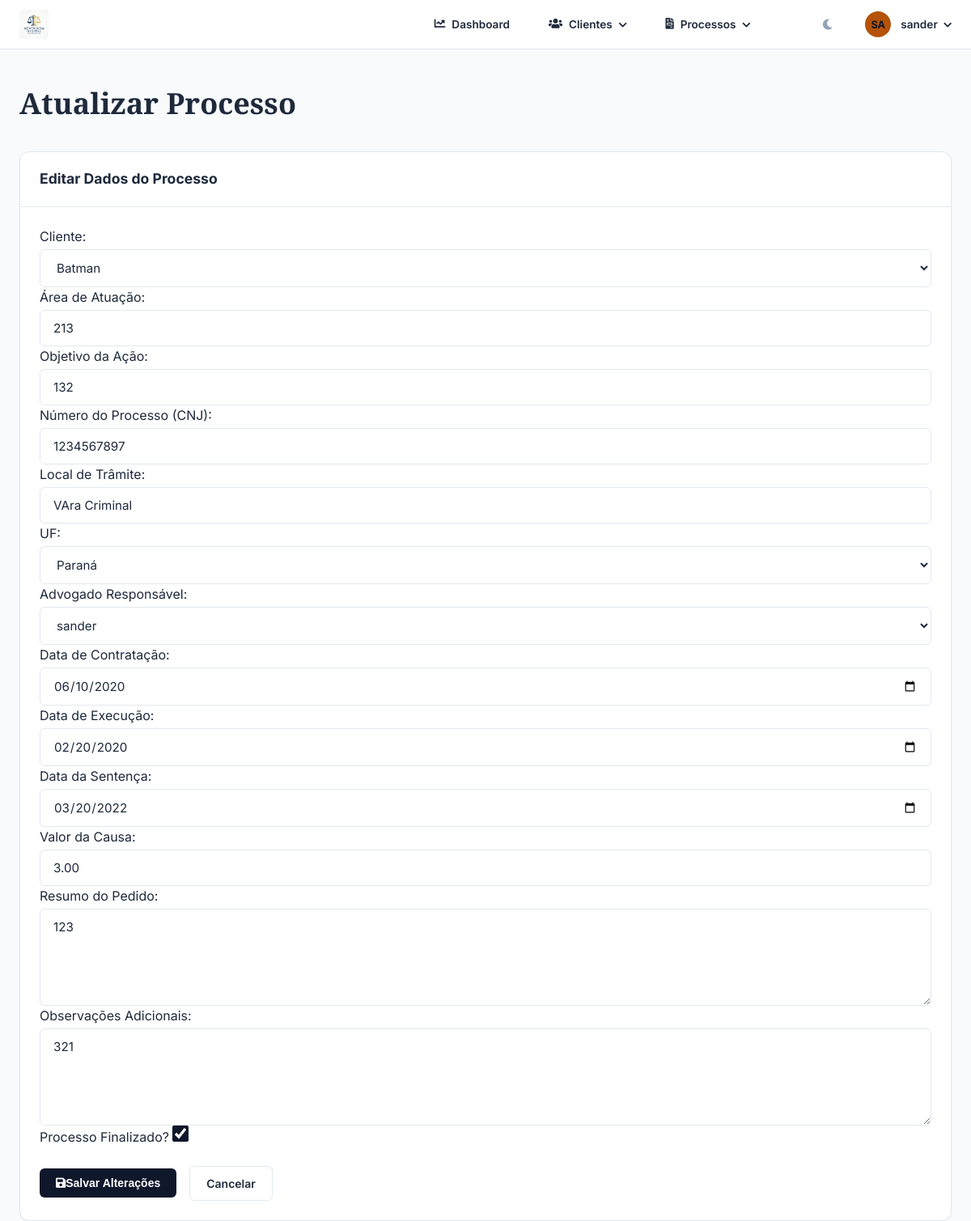
Page /processos/atualizar/1/ (signed in) on the committed database.
### processos/models.py (models this page shows, shortened)
class Processo(models.Model):
    UF = (
        ("AC", "Acre"), ("AL", "Alagoas"),
        ("AP", "Amapá"), ("AM", "Amazonas"),
        ("BA", "Bahia"), ("CE", "Ceará"),
        ("DF", "Distrito Federal"), ("ES", "Espírito Santo"),
        ("GO", "Goiás"), ("MA", "Maranhão"),
        ("MT", "Mato Grosso"), ("MS", "Mato Grosso do Sul"),
        ("MG", "Minas Gerais"), ("PA", "Pará"),
        ("PB", "Paraíba"), ("PR", "Paraná"),
        ("PE", "Pernanbuco"), ("PI", "Piauí"),
        ("RJ", "Rio de Janeiro"), ("RN", "Rio Grande do Norte"),
        ("RS", "Rio Grande do Sul"), ("RO", "Rondônia"),
        ("RR", "Roraima"), ("SC", "Santa Catarina"),
        ("SP", "São Paulo"), ("SE", "Sergipe"), ("TO", "Tocantins"),
    )
    cliente = models.ForeignKey(
        Cliente, verbose_name="Cliente", on_delete=models.CASCADE)
    area_atuacao = models.CharField(
        verbose_name="Area de Atuação", max_length=50)
    obj_acao = models.CharField(verbose_name="Objetivo da Ação", max_length=50)
    cnj = models.CharField(verbose_name="Nro do Processo(CNJ)", max_length=20)
    local_tramite = models.CharField(verbose_name='Tramite', max_length=15)
    tramite_uf = models.CharField(verbose_name="UF", max_length=2, choices=UF)
    advogado = models.ForeignKey(
        User, verbose_name="Advogado Responsavel", on_delete=models.DO_NOTHING)
    dt_contratacao = models.DateField(verbose_name="Data da Contratação")
    dt_execucao = models.DateField(verbose_name="Data de Execução")
    dt_sentenca = models.DateField(verbose_name="Data da Sentença")
    vlr_causa = models.DecimalField(
        verbose_name="Valor da Causa", max_digits=5, decimal_places=2)
    pedido = models.CharField(verbose_name="Pedido", max_length=50)
    obs = models.TextField(verbose_name="Obs")
    finalizado = models.BooleanField(default=False, verbose_name="Processo Finalizado")

### processos/views.py (the view)
# urls.py: path("atualizar/<int:processo_id>/", views.atualizarProcesso, name="atualizar_processo"),
@login_required
def atualizarProcesso(request, processo_id):
    processo = get_object_or_404(Processo, id=processo_id)
    if request.method == "POST":
        form = ProcessoForm(request.POST, instance=processo)
        if form.is_valid():
            form.save()
            return redirect("processos:detalhe_processo", processo_id=processo.id)
    else:
        form = ProcessoForm(instance=processo)
    return render(
        request, "processos/atualizar_processo.html", {"form": form, "processo": processo}
    )

### clientes/models.py (called while the page is built)
    def __str__(self):
        return self.nome_cliente

### processos/templates/processos/atualizar_processo.html (shortened to what this page needs)
{% extends 'clientes/base.html' %}
{% block titulo %}Atualizar Processo{% endblock titulo %}
{% block conteudo %}
<div class="adv-card">
    <div class="card-header">
        <h5>Editar Dados do Processo</h5>
    </div>
    <div class="card-body">
        <form action="" method="post">
            <div class="adv-form-group">
                {{ form.as_p }}
            </div>
            <div class="mt-4" style="display: flex; gap: 1rem; align-items: center;">
                <button type="submit" class="adv-btn btn-primary">
                    <i class="fas fa-save mr-2"></i> Salvar Alterações
                </button>
                <a href="{% url 'processos:detalhe_processo' processo.id %}" class="adv-btn btn-outline">Cancelar</a>
            </div>
        </form>
    </div>
</div>
{% endblock conteudo %}

### clientes/templates/clientes/base.html (shortened to what this page needs)
<!DOCTYPE html>
{% load static %}
<html lang="pt_br">
<head>
    <link rel="stylesheet" href="https://use.fontawesome.com/releases/v5.8.2/css/all.css" />
    <link href="{% static 'css/advocacia.css' %}" rel="stylesheet" />
</head>
<body>
    <header class="adv-navbar">
        <div class="adv-container nav-content">
            <a class="nav-brand" href="{% url 'clientes:index'%}">
                <img src="{% static 'img/logo_light.png' %}" alt="logo" class="nav-logo logo-light">
            </a>
            <nav class="nav-links">
                {% if user.perfil.role != 'CLIENTE' %}
                <a class="nav-link" href="{% url 'clientes:index' %}">
                    <i class="fas fa-chart-line"></i> Dashboard
                </a>
                <div class="nav-dropdown">
                    <span class="nav-link">
                        <i class="fas fa-users"></i> Clientes <i class="fas fa-chevron-down ml-1" style="font-size: 0.7rem"></i>
                    </span>
                </div>
                <div class="nav-dropdown">
                    <span class="nav-link">
                        <i class="fas fa-file-invoice"></i> Processos <i class="fas fa-chevron-down ml-1" style="font-size: 0.7rem"></i>
                    </span>
                </div>
                {% else %}
                <a class="nav-link" href="{% url 'processos:listaprocessos' %}">
                    <i class="fas fa-folder-open"></i> Meus Processos
                </a>
                {% endif %}
                <div class="nav-user nav-dropdown">
                    <button id="theme-toggle" class="adv-btn btn-outline btn-sm" style="margin-right: 1rem; border: none; color: var(--accent);">
                        <i class="fas fa-moon"></i>
                    </button>
                    <div class="user-avatar">{{ user.username|slice:":2"|upper }}</div>
                    <span style="font-size: 0.85rem; font-weight: 600; color: var(--text-navbar);">{{ user.username }} <i class="fas fa-chevron-down" style="font-size: 0.7rem; margin-left: 0.25rem;"></i></span>
                </div>
            </nav>
        </div>
    </header>
    <main class="adv-container">
        <header class="page-header">
            <h1 class="page-title">{% block titulo %}Dashboard{% endblock titulo %}</h1>
        </header>
        <section class="main-content">
            {% block conteudo %} {% endblock conteudo %}
        </section>
    </main>
</body>
</html>

### sistema_advocacia/static/css/advocacia.css (style rules this page uses)
:root { --primary: #0f172a; --primary-light: #1e293b; --accent: #94a3b8; --gold: #b45309; --gold-light: #fef3c7; --success: #059669; --success-light: #d1fae5; --warning: #d97706; --warning-light: #fef3c7; --danger: #dc2626; --danger-light: #fee2e2; --text-main: #1e293b; --text-muted: #64748b; --bg-app: #f8fafc; --bg-card: #ffffff; --border-color: #e2e8f0; --radius-sm: 6px; --radius-md: 12px; --radius-lg: 16px; --shadow-sm: 0 1px 2px 0 rgb(0 0 0 / 0.05); --shadow-md: 0 4px 6px -1px rgb(0 0 0 / 0.1), 0 2px 4px -2px rgb(0 0 0 / 0.1); --shadow-lg: 0 10px 15px -3px rgb(0 0 0 / 0.1), 0 4px 6px -4px rgb(0 0 0 / 0.1); --bg-navbar: rgba(255, 255, 255, 0.95); --text-navbar: #1e293b; --bg-nav-hover: rgba(15, 23, 42, 0.05); --text-nav-active: #0f172a; --font-sans: 'Inter', system-ui, -apple-system, sans-serif; --font-serif: 'Playfair Display', serif; }
* { margin: 0; padding: 0; box-sizing: border-box; }
body { background-color: var(--bg-app); color: var(--text-main); font-family: var(--font-sans); line-height: 1.5; -webkit-font-smoothing: antialiased; }
a { text-decoration: none; color: inherit; transition: all 0.2s ease; }
.adv-container { max-width: 1200px; margin: 0 auto; padding: 0 1.5rem; }
.adv-navbar { background-color: var(--bg-navbar); backdrop-filter: blur(10px); border-bottom: 1px solid var(--border-color); position: sticky; top: 0; z-index: 1000; padding: 0.75rem 0; color: var(--text-navbar); }
.nav-content { display: flex; justify-content: space-between; align-items: center; }
.nav-brand { display: flex; align-items: center; font-family: var(--font-serif); font-size: 1.4rem; font-weight: 700; letter-spacing: -0.02em; color: white; }
.nav-brand img { height: 36px; margin-right: 0.75rem; border-radius: 4px; transition: transform 0.3s ease; }
.nav-links { display: flex; gap: 1.5rem; align-items: center; }
.nav-link { font-size: 0.85rem; font-weight: 600; color: var(--text-navbar); padding: 0.5rem 0.75rem; border-radius: var(--radius-sm); display: flex; align-items: center; gap: 0.5rem; position: relative; transition: all 0.2s ease; cursor: pointer; text-decoration: none; }
.nav-dropdown { position: relative; padding-bottom: 0.5rem; margin-bottom: -0.5rem; }
.nav-user { margin-left: 1rem; padding-left: 1.5rem; border-left: 1px solid rgba(255, 255, 255, 0.1); display: flex; align-items: center; gap: 0.75rem; }
.user-avatar { width: 32px; height: 32px; background: var(--gold); color: #0f172a; border-radius: 50%; display: flex; align-items: center; justify-content: center; font-weight: 700; font-size: 0.8rem; }
.adv-card { background: var(--bg-card); border-radius: var(--radius-md); box-shadow: var(--shadow-sm); border: 1px solid var(--border-color); overflow: hidden; }
.card-header { padding: 1.25rem 1.5rem; border-bottom: 1px solid var(--border-color); display: flex; justify-content: space-between; align-items: center; }
.card-header h3, .card-header h5 { font-weight: 700; color: var(--text-main); font-size: 1.1rem; }
.card-body { padding: 1.5rem; }
.adv-btn { display: inline-flex; align-items: center; justify-content: center; padding: 0.625rem 1.25rem; border-radius: var(--radius-sm); font-weight: 600; font-size: 0.875rem; cursor: pointer; border: none; transition: all 0.2s; }
.btn-primary { background: var(--primary); color: white; }
.btn-outline { border: 1.5px solid var(--border-color); background: transparent; color: var(--text-main); }
.btn-sm { padding: 0.375rem 0.75rem; font-size: 0.8125rem; }
.adv-form-group { margin-bottom: 1.25rem; }
.adv-input, input[type="text"], input[type="number"], input[type="date"], input[type="email"], input[type="password"], input[type="url"], select, textarea { width: 100%; padding: 0.75rem 1rem; border-radius: var(--radius-sm); border: 1px solid var(--border-color); background-color: var(--bg-card); color: var(--text-main); font-family: var(--font-sans); font-size: 0.95rem; transition: border-color 0.2s, box-shadow 0.2s; display: block; margin-top: 0.25rem; }
input[type="checkbox"] { width: 1.25rem; height: 1.25rem; border-radius: 4px; border: 1.5px solid #cbd5e1; cursor: pointer; accent-color: var(--primary); }
textarea { min-height: 120px; resize: vertical; }
.mt-4 { margin-top: 1.5rem; }
.page-header { margin: 2.5rem 0 2rem; }
.page-title { font-family: var(--font-serif); font-size: 2.25rem; color: var(--text-main); }

### rows in the picture
Processo: cliente "Batman", area_atuacao "213", obj_acao "132", cnj "1234567897", local_tramite "VAra Criminal", tramite_uf "Paraná", advogado "sander", dt_contratacao "06/10/2020", dt_execucao "02/20/2020", dt_sentenca "03/20/2022", vlr_causa "3.00", pedido "123", obs "321", finalizado "☑"

### other values in the picture
{{ user.username|slice:":2"|upper }} "SA"
{{ user.username }} "sander"
